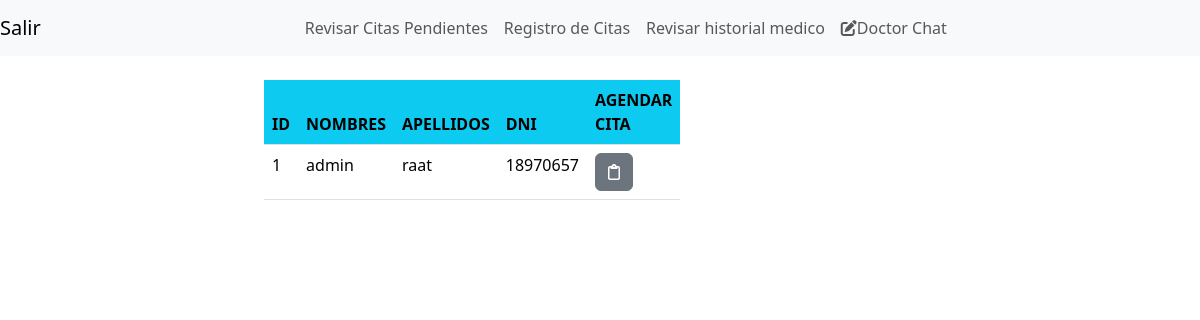
The app's page /inicio.php (signed in) with its own data.
### tables this page shows
CREATE TABLE `empleados` (
  `id` int(11) NOT NULL,
  `nombre` varchar(200) DEFAULT NULL,
  `apellido` varchar(200) DEFAULT NULL,
  `dni` varchar(255) DEFAULT NULL,
  `password` varchar(255) DEFAULT NULL,
  `detalles` text
);

### controller/session_l.php (called while the page is built, shortened)
<?php
$dni = $_SESSION['dni'];
?>

### inicio.php (the view, shortened to what this page needs)
<!DOCTYPE html>
<html lang="en">
<head>
    <link rel="stylesheet" href="ini.css" type="text/css">
    <link href="https://cdn.jsdelivr.net/npm/bootstrap@5.3.3/dist/css/bootstrap.min.css" rel="stylesheet">
</head>
<body>
<?php
include("conexion.php");
include("controller/session_l.php");
$leidoid = 1;
$rever = $sid;
$stmtl = $pdo->prepare("SELECT e.nombre, m.mensajitos, m.leido FROM messages m
JOIN empleados e ON (m.receiver_id=e.id) WHERE (m.leido = 0 AND m.sender_id = :leidoid) AND m.receiver_id = :rever");
$stmtl->bindParam(':leidoid', $leidoid);
$stmtl->bindParam(':rever', $rever);
$stmtl->execute();
$conta4 = $stmtl->rowCount();
?>
<nav class="navbar navbar-expand-lg navbar-light bg-light">
<a class="navbar-brand" href="controller/salir.php">Salir</a>
<div class="collapse navbar-collapse" id="navbarNav" >
  <ul class="navbar-nav">
  <li class="nav-item active">
      <a class="nav-link" href="user_citas.php">Revisar Citas Pendientes</a>
    </li>
    <li class="nav-item active">
      <a class="nav-link" href="user_citashistorial.php">Registro de Citas</a>
    </li>
    <li class="nav-item active">
      <a class="nav-link" href="user_historial.php">Revisar historial medico  </a>
    </li>
    <li class="nav-item">
    <a class="nav-link" href="uchat.php" class="btn btn-small btn-warning"><i class="fa-solid fa-pen-to-square"></i>Doctor Chat <?php if($conta4>0){echo $conta4 . ' Mensajes nuevos';} ?></a>
    </li>
    </ul>
</div>
</nav>
<div class="col-4 p-4" id="datos" >
        <table class="table">
            <thead>
                <tr>
                <th scope="col" class="bg-info" >ID</th>
                <th scope="col" class="bg-info">NOMBRES</th>
                <th scope="col" class="bg-info">APELLIDOS</th>
                <th scope="col" class="bg-info">DNI</th>
                <th scope="col" class="bg-info">AGENDAR CITA</th>
                </tr>
            </thead>
            <tbody>
            <?php
                if(isset($_SESSION['username'])){
                   $nombre =  $_SESSION['username'];
                 $stmt = $pdo->prepare("SELECT * FROM empleados WHERE nombre = :nombre AND dni LIKE :dni");
                 $stmt->bindParam(':nombre', $nombre);
                 $stmt->bindParam(':dni', $dni);
                 $stmt->execute();
                $resultado = $stmt->fetchAll();
                foreach($resultado as $datos):
                    ?>
                    <tr>
                        <td><?php echo $datos['id'] ?></td>
                        <td><?php echo $datos['nombre'] ?></td>
                        <td><?php echo $datos['apellido'] ?></td>
                        <td><?php echo $datos['dni'] ?></td>
                        <td><a href="citas.php" class="btn btn-small btn-secondary"> <i class="fa-regular fa-clipboard"></i></a>
                        </td>
                    </tr>
                    <?php
                endforeach;
                }
                ?>
            </tbody>
        </table>
    </div>
</body>
</html>

### ini.css (style rules this page uses)
div { margin-left: 20%; }

### records on screen
empleados: id "1", nombre "admin", apellido "raat", dni "18970657"
